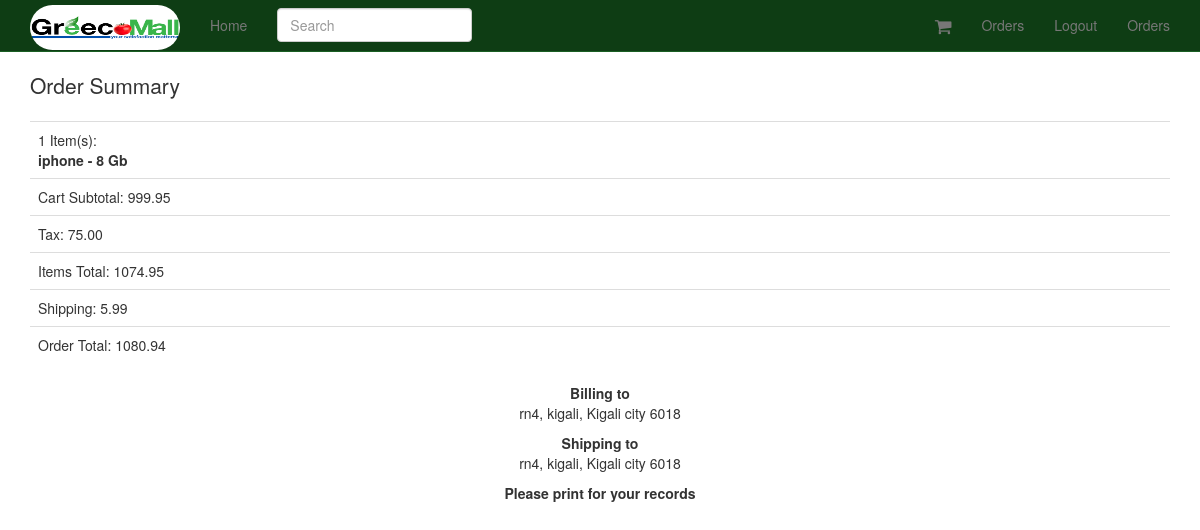
/orders/32/ (signed in), run on the app's committed database.
### orders/models.py (models this page shows, shortened)
class Order(models.Model):
	status = models.CharField(max_length=120, choices=ORDER_STATUS_CHOICES, default='created')
	cart = models.ForeignKey(Cart)
	user = models.ForeignKey(UserCheckout, null=True)
	billing_address = models.ForeignKey(UserAddress, related_name='billing_address', null=True)
	shipping_address = models.ForeignKey(UserAddress, related_name='shipping_address', null=True)
	shipping_total_price = models.DecimalField(max_digits=50, decimal_places=2, default=5.99)
	order_total = models.DecimalField(max_digits=50, decimal_places=2, )

class UserAddress(models.Model):
	user = models.ForeignKey(UserCheckout, null=True, blank=True)
	type = models.CharField(max_length=120, choices=ADDRESS_TYPE, null=True, blank=True)
	street = models.CharField(max_length=120, null=True, blank=True)
	city = models.CharField(max_length=120, null=True, blank=True)
	state = models.CharField(max_length=120, null=True, blank=True)
	zipcode = models.CharField(max_length=120, null=True, blank=True)
	def get_address(self):
		return "%s, %s, %s %s" %(self.street, self.city, self.state, self.zipcode)

### cart/models.py (models this page shows, shortened)
class Cart(models.Model):
	user = models.ForeignKey(settings.AUTH_USER_MODEL, null=True, blank=True)
	items = models.ManyToManyField(Variation, through=CartItem)
	timestamp = models.DateTimeField(auto_now_add=True, auto_now=False)
	updated = models.DateTimeField(auto_now_add=False, auto_now=True)
	subtotal = models.DecimalField(max_digits=50, decimal_places=2, default=25.00)
	tax_percentage  = models.DecimalField(max_digits=10, decimal_places=5, default=0.085)
	tax_total = models.DecimalField(max_digits=50, decimal_places=2, default=25.00)
	total = models.DecimalField(max_digits=50, decimal_places=2, default=25.00)

class CartItem(models.Model):
	cart = models.ForeignKey("Cart")
	item = models.ForeignKey(Variation)
	quantity = models.PositiveIntegerField(default=1)
	line_item_total = models.DecimalField(max_digits=10, decimal_places=2)

### product/models.py (models this page shows, shortened)
class Variation(models.Model):
	product = models.ForeignKey(Product)
	title = models.CharField(max_length=120)
	price = models.DecimalField(decimal_places=2, max_digits=20)
	sale_price = models.DecimalField(decimal_places=2, max_digits=20, null=True, blank=True)
	active = models.BooleanField(default=True)
	inventory = models.IntegerField(null=True, blank=True) #refer none == unlimited amount
	def get_title(self):
		return "%s - %s" %(self.product.title, self.title)

class Product(models.Model):
	title = models.CharField(max_length=120)
	description = models.TextField(blank=True, null=True)
	price = models.DecimalField(decimal_places=2, max_digits=20)
	active = models.BooleanField(default=True)
	categories = models.ManyToManyField('Category', blank=True)
	default = models.ForeignKey('Category', related_name='default_category', null=True, blank=True)
	objects = ProductManager()
	class Meta:
		ordering = ["-title"]

### orders/views.py (the view)
# urls.py: url(r'^orders/(?P<pk>\d+)/$', OrderDetail.as_view(), name='order_detail'),
class OrderDetail(DetailView):
	model = Order
	def dispatch(self, request, *args, **kwargs):
		try:
			user_check_id = self.request.session.get("user_checkout_id")
			user_checkout = UserCheckout.objects.get(id=user_check_id)
		except UserCheckout.DoesNotExist:
			user_checkout = UserCheckout.objects.get(user=request.user)
		except:
			user_checkout = None
		obj = self.get_object()
		if obj.user == user_checkout and user_checkout is not None:
			return super(OrderDetail, self).dispatch(request, *args, **kwargs)
		else:
			raise Http404

### orders/templates/orders/order_detail.html
 {% extends "base.html" %} {% block content %}
  {% include "orders/order_summary_short.html" with order=order %}
<p>
    <b>Please print for your records</b>
</p>
{% endblock %}

### orders/templates/orders/order_summary_short.html
<p class='lead'>
    Order Summary</p>
<table class='table'>
    <tr>
        <td>{{ order.cart.cartitem_set.count }} Item(s):
            <br/>{% for i in order.cart.cartitem_set.all %}
            <b>{{ i.item.get_title }}</b>
            <br/> {% endfor %}</td>
    </tr>
    <tr>
        <td>Cart Subtotal: {{ order.cart.subtotal }}</td>
    </tr>
    <tr>
        <td>Tax: {{ order.cart.tax_total }}</td>
    </tr>
    <tr>
        <td>Items Total: {{ order.cart.total }}</td>
    </tr>
    <tr>
        <td>Shipping: {{ order.shipping_total_price }}</td>
    </tr>
    <tr>
        <td>Order Total: {{ order.order_total }}</td>
    </tr>
</table>
</div>
<div class='col-sm-4 col-sm-offset-4 text-center'>
    <p>
        <b>Billing to</b>
        <br/> {{ order.billing_address.get_address }}
        <p>
            <p>
                <b>Shipping to</b>
                <br/> {{ order.shipping_address.get_address }}
                <p>

### static-storage/css/navbar-static-top.css (style rules this page uses)
body { min-height: 1000px; }

### data on the page
Order: cart.cartitem_set.count "1", cart.subtotal "999.95", cart.tax_total "75.00", cart.total "1074.95", shipping_total_price "5.99", order_total "1080.94", billing_address.get_address "rn4, kigali, Kigali city 6018", shipping_address.get_address "rn4, kigali, Kigali city 6018"
CartItem: item.get_title "iphone - 8 Gb"
